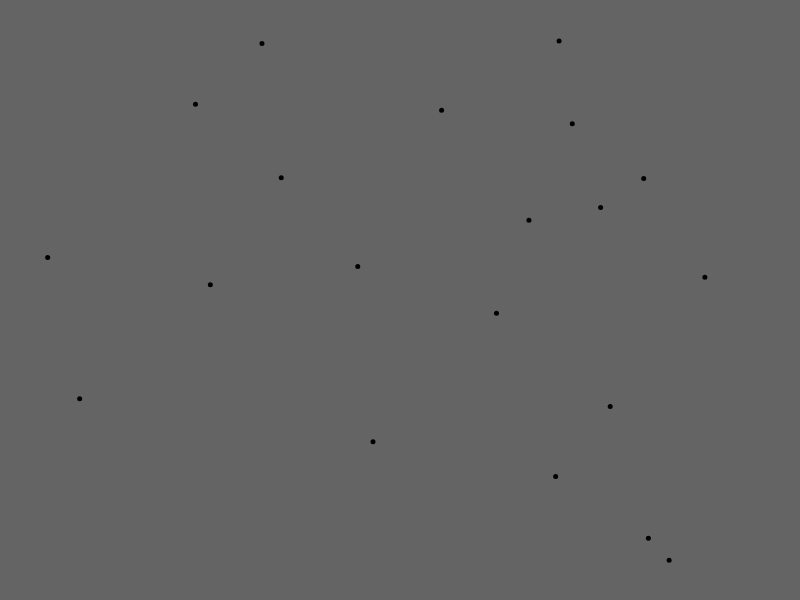
Frame 1 (no input)
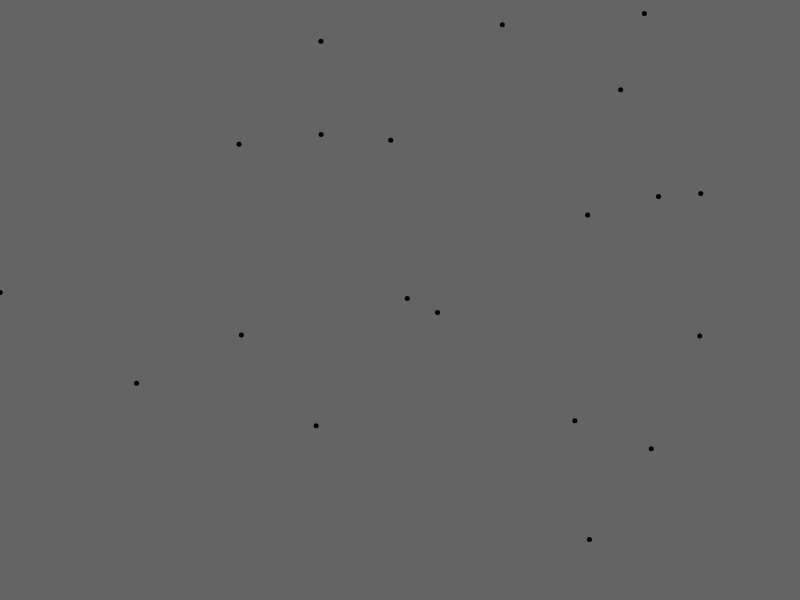
Frame 60 (no input)
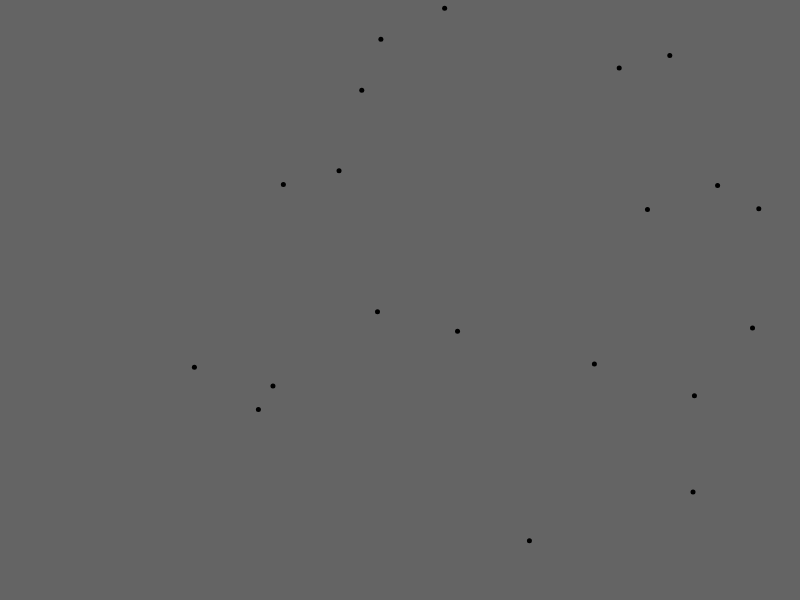
Frame 120 (the mouse pressed at the canvas centre since frame 60)

The p5.js sketch that drew these frames (run headless with seeded random() and noise() and a simulated clock; from frame 60 on, the mouse is pressed at the canvas centre):

// p5.js sketch
// ── sketch.js
let flock;

function setup() {
    createCanvas(800, 600) //canvas size

    // Initialize the flock
    flock = new Flock();

    // Create initial boids
    for (let i = 0; i < 20; i++) {
        flock.addBoid(random(width), random(height));
    }
}

function draw() {
    background(100) // grayscale value

    flock.run();
}
    // yay 4 indentation


// ── boid.js
// helloooo party people
// tis i 
// dadddy christmas
// hoe heo hoe
// 24 days till xmas

// youve been naughty lil boy this year

class Boid {
    constructor(x, y) {
        this.position = createVector(x, y);
        this.velocity = p5.Vector.random2D();
        this.acceleration = createVector(0, 0);

		this.detectionRadius = 50

        // Steering forces
        this.separationWeight = 1.5;
        this.alignmentWeight = 1.0;
        this.cohesionWeight = 1.0;
    }
    
    run(boids) {
        this.flock(boids);
        this.update();
        this.draw();
    }

    flock(boids) {
        // let separation = this.separate(boids);
        let alignment = this.align(boids);
        // let cohesion = this.cohesion(boids);

        // Weight these forces
        // separation.mult(this.separationWeight);
        alignment.mult(this.alignmentWeight);
        // cohesion.mult(this.cohesionWeight);

        // Add the forces to acceleration
        // this.acceleration.add(separation);
        this.acceleration.add(alignment);
        // this.acceleration.add(cohesion);
    }

	// TO-DO: create detection radius var

    separate(boids) {
		// For each nearby boid, calculate a force pushing away from it
		// for each boid in boids...
			// if boid falls under radius
				// calulate difference in position between the two boids
				// 1/(difference) to get a stronger force if boids are closer together
				
		// ..not sure exactly what return here, 


    }

    align(boids) {
		// Calculate the average velocity of nearby boids
		// for each boid in boids...
			// if boid falls under radius
				//get avg velocity 

		// ...return avg velocity so boid aims to reach it?

		let sumVelocity = createVector(0, 0)
		let boidInRad = 0

		for (let boid of boids) {
			const distance = Math.sqrt((this.position.x - boid.position.x) ** 2 + (this.position.y - boid.position.y) ** 2)
			// const distance = p5.Vector.dist(this.position, boid.position)
            if (distance < self.detectionRadius) {
				sumVelocity += boid.velocity
				boidInRad += 1	
			}
		}

        if (boidInRad > 0) {
            // let avgVelocity = sumVelocity / boidInRad
            let avgVelocity = sumVelocity.div(boidInRad)
            return avgVelocity
        }

        return createVector(0, 0);
    }

    cohesion(boids) {
		// Calculate the average position of nearby boids
		// for each boid in boids...
			// if boid falls under radius
				//get avg position  

		// ...return avg position so boid steers towards it?
        
    }
    
    update() {
		// 0. Update velocity based on acceleration
		this.velocity.add(this.acceleration)
        // 1. Update position based on velocitry
		this.position.add(this.velocity)

        // if (this.velocity.mag() > 30) {
        //     this.velocity.normalize()
        //     this.velocity = this.velocity * 30
        // }

        // console.log(this.velocity.mag())
        // 2. If it goes beyond the edge of the screen wrap it around
		// screen size width, height
		if (this.position.x < 0) {
			this.position.x = width
		}
		else if (this.position.x > width) {
			this.position.x = 0
		}
		else if (this.position.y < 0) {
			this.position.y = height
		}
		else if (this.position.y > height) {
			this.position.y = 0
		}
		else { 
			// do nothing
		}
	}
    
    draw() {
        // 1. Draw a circle at this.position
		strokeWeight(5);
  		point(this.position);
    }
}

// ── flock.js
class Flock {
    constructor() {
        this.boids = [];
    }
    
    addBoid(x, y) {
        this.boids.push(new Boid(x, y));
    }
    
    run() {
        for (let boid of this.boids) {
            // go through every boid and pass in the other boid
            // so every boid knows where the other boids are
            // boid.run() --> update, draw
            boid.run(this.boids); 
        }
    }
} 
// ── powerline.js
class PowerLine {
    constructor(y) {
        this.y = y;
        this.perchPoints = [];
        this.spacing = 20; // Space between possible perch points

        // Initialize perch points across the width of the canvas
        this.initPerchPoints();
    }

    initPerchPoints() {
        for (let x = 10; x < width; x += this.spacing) {
            this.perchPoints.push({
                position: createVector(x, this.y),
                occupied: false
            });
        }
    }

    draw() {
        // Draw the power line
        stroke(20);
        strokeWeight(2);
        line(0, this.y, width, this.y);
        
        // Only draw perch indicators in debug mode
        if (debugMode) {
            noStroke();
            for (let perch of this.perchPoints) {
                if (perch.occupied) {
                    fill(255, 0, 0); // Red for occupied
                } else {
                    fill(0, 255, 0); // Green for available
                }
                circle(perch.position.x, perch.position.y, 6); // Small circle for each perch point
            }
        }
    }

    findAvailablePerch(boid) {
        let closestDist = Infinity;
        let closestPerch = null;

        for (let perch of this.perchPoints) {
            if (!perch.occupied) {
                let d = p5.Vector.dist(boid.position, perch.position);
                if (d < closestDist) {
                    closestDist = d;
                    closestPerch = perch;
                }
            }
        }

        if (closestPerch) {
            closestPerch.occupied = true;
            boid.perch = closestPerch;
            return true;
        }
        return false;
    }

    releasePerch(position) {
        for (let perch of this.perchPoints) {
            if (perch.position.equals(position)) {
                perch.occupied = false;
                break;
            }
        }
    }
}
